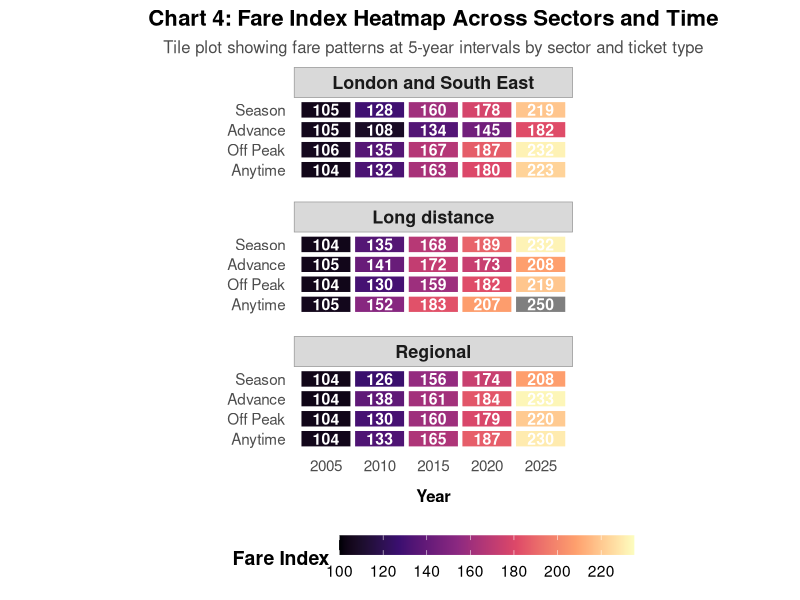
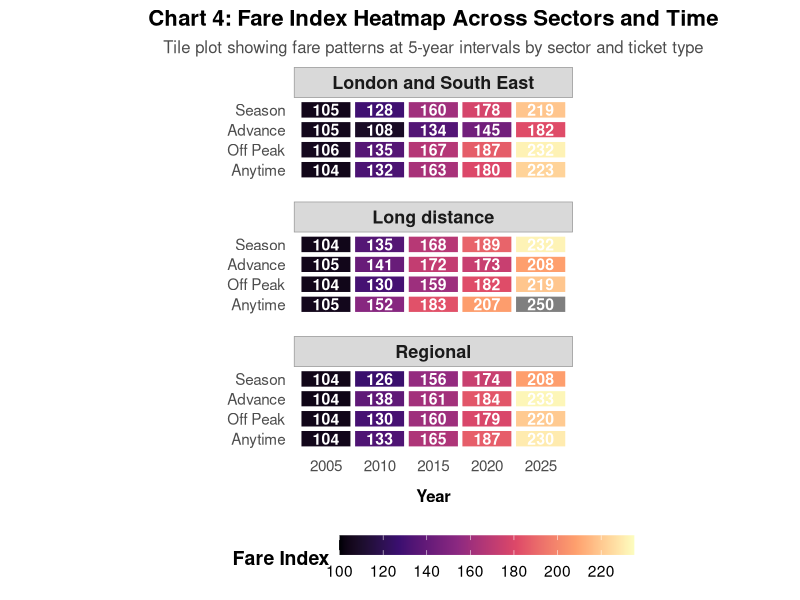

Reproduce these figures in R, in order.

# SETUP ------------------------------------------------------------------------

library(tidyverse)
library(viridis)

# LOAD AND TRANSFORM DATA ------------------------------------------------------

data_raw <- read_csv("data/7182_Change_by_ticket_type.csv", 
                     col_types = cols(.default = "c"),
                     show_col_types = FALSE)

rail_data <- data_raw %>%
  filter(!Sector %in% c("Retail Prices Index")) %>%
  filter(!str_detect(`Ticket type`, "Revenue per journey")) %>%
  select(Sector, `Ticket type`, `2004`:`2025 [note 1]`) %>%
  pivot_longer(
    cols = `2004`:`2025 [note 1]`,
    names_to = "Year",
    values_to = "Fare_Index"
  ) %>%
  mutate(
    Year = as.numeric(str_extract(Year, "\\d{4}")),
    Fare_Index = as.numeric(Fare_Index)
  ) %>%
  filter(!is.na(Fare_Index))

# CREATE CHART 4 ---------------------------------------------------------------


# Prepare data for heatmap (5-year intervals)
heatmap_data <- rail_data %>%
  filter(Sector != "All operators") %>%
  filter(`Ticket type` %in% c("Advance", "Anytime", "Off Peak", "Season")) %>%
  filter(Year %in% seq(2005, 2025, by = 5)) %>%
  mutate(
    Sector = factor(Sector, levels = c("London and South East", 
                                        "Long distance", 
                                        "Regional")),
    # Reorder ticket types for better visualisation
    `Ticket type` = factor(`Ticket type`, 
                           levels = c("Anytime", "Off Peak", "Advance", "Season"))
  )

# Create visualisation - Improved heatmap
chart4 <- ggplot(heatmap_data, aes(x = factor(Year), y = `Ticket type`, fill = Fare_Index)) +
  geom_tile(colour = "white", linewidth = 1.5) +
  geom_text(aes(label = round(Fare_Index, 0)), 
            colour = "white", fontface = "bold", size = 4) +
  scale_fill_viridis_c(option = "magma", name = "Fare Index", 
                       limits = c(100, 235),
                       breaks = seq(100, 240, by = 20)) +
  facet_wrap(~Sector, ncol = 1, scales = "free_y") +
  labs(
    title = "Chart 4: Fare Index Heatmap Across Sectors and Time",
    subtitle = "Tile plot showing fare patterns at 5-year intervals by sector and ticket type",
    x = "Year",
    y = NULL
  ) +
  theme_minimal(base_size = 14) +
  theme(
    plot.title = element_text(face = "bold", size = 16, hjust = 0.5),
    plot.subtitle = element_text(size = 12, colour = "grey30", hjust = 0.5),
    legend.position = "bottom",
    legend.title = element_text(face = "bold"),
    panel.grid = element_blank(),
    panel.spacing.y = unit(1, "lines"),
    strip.text = element_text(face = "bold", size = 13, margin = margin(5, 0, 5, 0)),
    strip.background = element_rect(fill = "grey85", colour = "grey60", linewidth = 0.5),
    axis.text.x = element_text(angle = 0, size = 11),
    axis.text.y = element_text(size = 11),
    axis.title.x = element_text(size = 12, face = "bold", margin = margin(t = 10)),
    legend.key.width = unit(1.5, "cm"),
    legend.key.height = unit(0.5, "cm"),
    aspect.ratio = 0.3
  )

# Save chart
dir.create("visualisations/diverse", showWarnings = FALSE, recursive = TRUE)
ggsave("visualisations/diverse/chart4_heatmap_sector_time.png", 
       chart4, width = 12, height = 9, dpi = 300, bg = "white")

# Auto-display chart
print(chart4)


